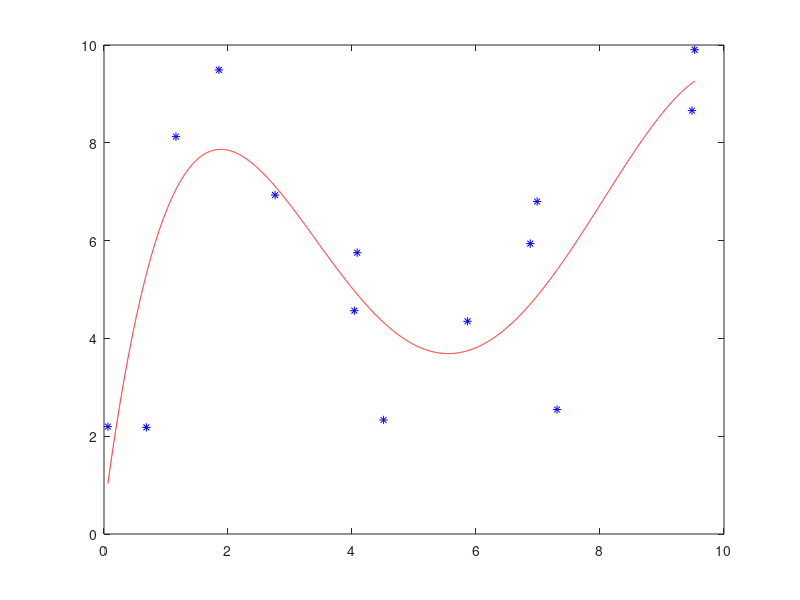

Source code (MATLAB):
% Source: http://vmath.ru/vf5/interpolation/mnk#metod_naimenshix_kvadratov

n = 6;
m = 14;

% TODO: read from file
in_x = rand(1, m) .* 10;
in_y = rand(1, m) .* 10;

% Get unique x'es
map = containers.Map(in_x, in_y);
x = cell2mat(keys(map));
y = cell2mat(values(map));

s = zeros(1, 2 * n - 1);
for k = 1:2 * n - 1
    s(k) = sum(x .^ (k - 1));
end

t = zeros(n, 1);
for k = 1:n
    t(k, 1) = sum((x .^ (k - 1)) .* y);
end

S = zeros(n, n);
for i = 1:n
    for j = 1:n
        S(i, j) = s(i + j - 1);
    end
end

if det(S) == 0
    fprintf(1, "Cannot find coefficients: det(S) = 0.")
    exit
end

a = flip(S \ t);

range = min(x):0.001:max(x);
plot(x, y, 'b*', range, polyval(a, range), 'r');

